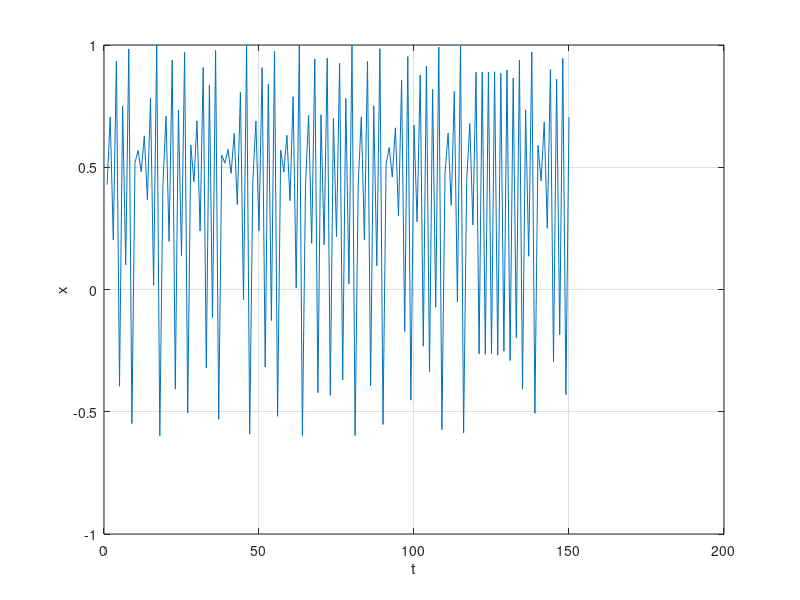

This chart was generated by the following MATLAB code:
%%
x_ini = 0.01;
s = [];
c = [];
lambda = 0.01;
k = 1;
for j = 1:200
    x0 = x_ini;
    for i = 1:200
        x0 = 1 - lambda*x0*x0;
        s(k) = x0;
        c(k) = lambda;
        k = k + 1;
    end
    x_ini = x0;
    lambda = lambda + 0.01;
end

plot(c,s,'r.'), grid on, axis tight;
xlabel('lambda'); ylabel('x');
hold on;
plot([.2,.2],[-1,1]);
plot([1,1],[-1,1]);
plot([1.3,1.3],[-1,1]);
plot([1.6,1.6],[-1,1]);
hold off
%%
lambda1 = 0.2;
x0 = x_ini;
n = 50;
s = zeros(1,n);
t = 1:n;
for i = t
    x0 = 1 - lambda1*x0*x0;
    s(i) = x0;
end

plot(t,s), grid on;
xlabel('t'); ylabel('x');
%%
lambda2 = 1;
x0 = x_ini;
n = 50;
s = zeros(1,n);
t = 1:n;
for i = t
    x0 = 1 - lambda2*x0*x0;
    s(i) = x0;
end

plot(t,s), grid on;
xlabel('t'); ylabel('x');
%%
lambda3 = 1.3;
x0 = x_ini;
n = 200;
s = zeros(1,n);
t = 1:n;
for i = t
    x0 = 1 - lambda3*x0*x0;
    s(i) = x0;
end

plot(t,s), grid on;
xlabel('t'); ylabel('x');
%%
lambda4 = 1.6;
x0 = x_ini;
n = 150;
s = zeros(1,n);
t = 1:n;
for i = t
    x0 = 1 - lambda4*x0*x0;
    s(i) = x0;
end

plot(t,s), grid on;
xlabel('t'); ylabel('x');
